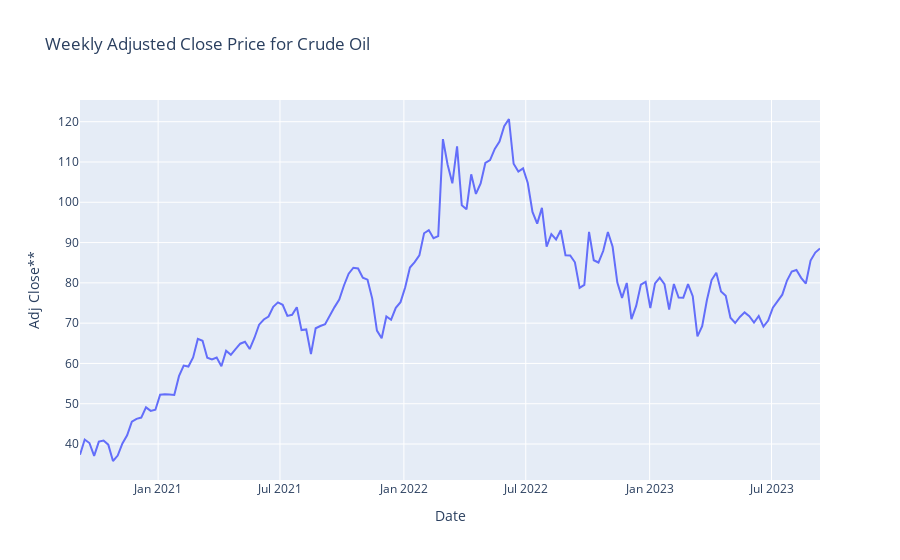

The code cell stored with this chart in its notebook:
### Code cell
fig = px.line(oil, x='Date', y='Adj Close**', title='Weekly Adjusted Close Price for Crude Oil')
fig.show()

### Figure 1 — Plotly figure (JSON) as saved in the notebook; plotly's stock layout.template omitted (floating-point values rounded to 4 significant figures; data arrays with more than 128 entries replaced by an {"elided": "..."} marker saying what was removed)
{"data": [{"hovertemplate": "Date=%{x}<br>Adj Close**=%{y}<extra></extra>", "legendgroup": "", "line": {"color": "#636efa", "dash": "solid"}, "marker": {"symbol": "circle"}, "mode": "lines", "name": "", "orientation": "v", "showlegend": false, "type": "scatter", "x": {"elided": "158 str values"}, "xaxis": "x", "y": {"elided": "158 float values"}, "yaxis": "y"}], "layout": {"legend": {"tracegroupgap": 0}, "title": {"text": "Weekly Adjusted Close Price for Crude Oil"}, "xaxis": {"anchor": "y", "domain": [0, 1], "title": {"text": "Date"}}, "yaxis": {"anchor": "x", "domain": [0, 1], "title": {"text": "Adj Close**"}}}}
